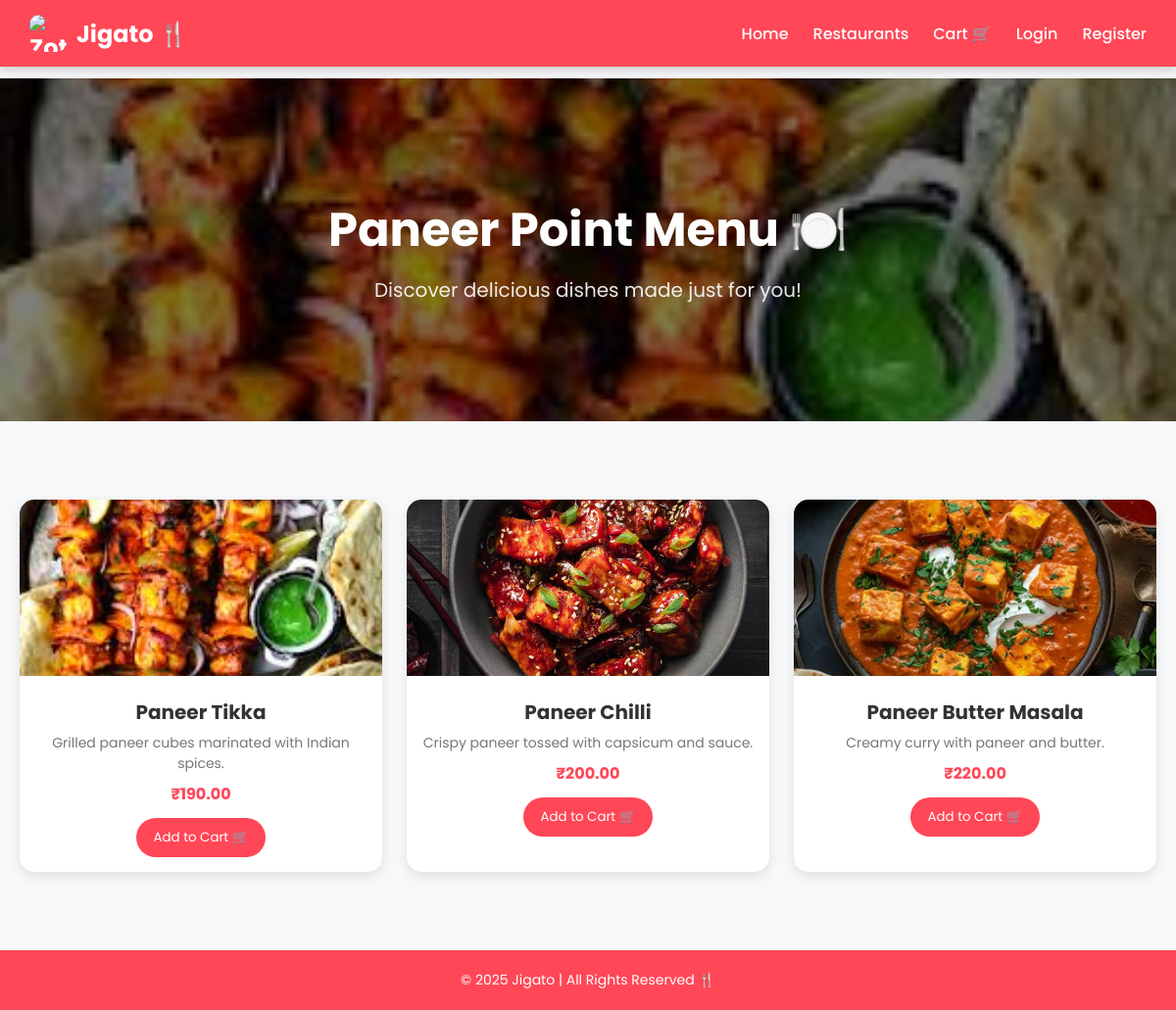
Page /menu.php?restaurant=Paneer+Point on the committed database.
### tables this page shows
CREATE TABLE `restaurants` (
  `id` int(11) NOT NULL,
  `name` varchar(255) NOT NULL,
  `cuisine` varchar(255) DEFAULT NULL,
  `image` varchar(255) DEFAULT NULL
);

CREATE TABLE `menu` (
  `id` int(11) NOT NULL,
  `restaurant_id` int(11) NOT NULL,
  `name` varchar(255) NOT NULL,
  `description` text DEFAULT NULL,
  `price` decimal(10,2) DEFAULT NULL,
  `image` varchar(255) DEFAULT NULL
);

### menu.php (the view, shortened to what this page needs)
<?php
include('config.php');
$restaurant_name = $_GET['restaurant'] ?? '';
$stmt = $conn->prepare("SELECT id, name, image FROM restaurants WHERE name = ?");
$stmt->bind_param("s", $restaurant_name);
$stmt->execute();
$restaurant_result = $stmt->get_result();
$restaurant = $restaurant_result->fetch_assoc();
$restaurant_id = $restaurant['id'];
$menu_stmt = $conn->prepare("SELECT * FROM menu WHERE restaurant_id = ?");
$menu_stmt->bind_param("i", $restaurant_id);
$menu_stmt->execute();
$menu_items = $menu_stmt->get_result();
$menu_images = [];
while ($row = $menu_items->fetch_assoc()) {
    if (!empty($row['image'])) {
        $menu_images[] = htmlspecialchars($row['image']);
    }
}
$menu_stmt->execute();
$menu_items = $menu_stmt->get_result();
$current_page = basename($_SERVER['PHP_SELF']);
?>
<!DOCTYPE html>
<html lang="en">
<head>
</head>
<body>
<nav class="navbar">
    <a href="index.php" class="logo">
        <img src="https://cdn-icons-png.flaticon.com/512/3595/3595455.png" alt="Zotato Logo">
        Jigato 🍴
    </a>
    <ul class="nav-links">
        <li><a href="index.php" class="<?= $current_page == 'index.php' ? 'active' : '' ?>">Home</a></li>
        <li><a href="restaurants.php" class="<?= $current_page == 'restaurants.php' ? 'active' : '' ?>">Restaurants</a></li>
        <li><a href="cart.php" class="<?= $current_page == 'cart.php' ? 'active' : '' ?>">Cart 🛒</a></li>
        <?php if (isset($_SESSION["user_id"])): ?>
            <li><a href="profil.php">Hi, <?= htmlspecialchars($_SESSION["name"]); ?></a></li>
            <li>
                <form method="post" action="logout.php" style="display:inline;">
                    <button type="submit">Logout</button>
                </form>
            </li>
        <?php else: ?>
            <li><a href="login.php" class="<?= $current_page == 'login.php' ? 'active' : '' ?>">Login</a></li>
            <li><a href="register.php" class="<?= $current_page == 'register.php' ? 'active' : '' ?>">Register</a></li>
        <?php endif; ?>
    </ul>
</nav>
<header class="header">
    <?php foreach ($menu_images as $i => $img): ?>
        <div class="bg-image <?= $i === 0 ? 'active' : ''; ?>" style="background-image:url('<?= $img; ?>')"></div>
    <?php endforeach; ?>
    <div class="header-content">
        <h1><?= htmlspecialchars($restaurant['name']); ?> Menu 🍽️</h1>
        <p>Discover delicious dishes made just for you!</p>
    </div>
</header>
<div class="container">
    <div class="cards">
        <?php if ($menu_items->num_rows > 0): ?>
            <?php while ($item = $menu_items->fetch_assoc()): ?>
                <div class="card">
                    <img src="<?= htmlspecialchars($item['image']); ?>" alt="<?= htmlspecialchars($item['name']); ?>">
                    <div class="card-content">
                        <h3><?= htmlspecialchars($item['name']); ?></h3>
                        <p><?= htmlspecialchars($item['description']); ?></p>
                        <span class="price">₹<?= htmlspecialchars($item['price']); ?></span>
                        <form method="post">
                            <button type="submit" name="add_to_cart" class="add-btn">Add to Cart 🛒</button>
                        </form>
                    </div>
                </div>
            <?php endwhile; ?>
        <?php else: ?>
            <p>No items found for this restaurant.</p>
        <?php endif; ?>
    </div>
</div>
<footer>
    <p>&copy; 2025 Jigato | All Rights Reserved 🍴</p>
</footer>
</body>
</html>

### menu.php (style rules this page uses)
* { margin: 0; padding: 0; box-sizing: border-box; font-family: 'Poppins', sans-serif; }
body { background: #f7f8fa; overflow-x: hidden; }
.navbar { position: fixed; top: 0; left: 0; width: 100%; background: #ff4757; display: flex; justify-content: space-between; align-items: center; padding: 15px 30px; color: #fff; box-shadow: 0 3px 10px rgba(0,0,0,0.2); z-index: 10; }
.navbar .logo { display: flex; align-items: center; gap: 10px; font-size: 24px; font-weight: bold; color: #fff; text-decoration: none; }
.navbar img { width: 38px; height: 38px; border-radius: 10px; object-fit: cover; }
.nav-links { list-style: none; display: flex; align-items: center; gap: 25px; }
.nav-links li a, .nav-links li form button { position: relative; color: white; text-decoration: none; font-weight: 500; background: none; border: none; cursor: pointer; font-size: 16px; padding: 8px 0; transition: color 0.3s ease; }
.nav-links li a::after { content: ""; position: absolute; bottom: -4px; left: 50%; width: 0; height: 2px; background: #fff; transform: translateX(-50%); transition: width 0.3s ease; }
.header { margin-top: 80px; position: relative; height: 350px; display: flex; align-items: center; justify-content: center; text-align: center; color: #fff; overflow: hidden; }
.bg-image { position: absolute; top: 0; left: 0; width: 100%; height: 100%; background-size: cover; background-position: center center; transition: opacity 1.5s ease-in-out; opacity: 0; }
.bg-image.active { opacity: 1; }
.header::after { content: ""; position: absolute; top: 0; left: 0; width: 100%; height: 100%; background: rgba(0,0,0,0.5); z-index: 1; }
.header-content { position: relative; z-index: 2; }
.header h1 { font-size: 48px; margin-bottom: 10px; }
.header p { font-size: 20px; opacity: 0.9; }
.container { max-width: 1200px; margin: 60px auto; padding: 20px; }
.cards { display: grid; grid-template-columns: repeat(auto-fit, minmax(260px, 1fr)); gap: 25px; }
.card { background: white; border-radius: 15px; box-shadow: 0 4px 12px rgba(0,0,0,0.1); overflow: hidden; transition: all 0.3s ease; }
.card img { width: 100%; height: 180px; object-fit: cover; transition: transform 0.3s ease; }
.card-content { padding: 15px; text-align: center; }
.card-content h3 { color: #333; font-size: 20px; margin-bottom: 6px; }
.card-content p { color: #777; font-size: 14px; margin-bottom: 8px; }
.price { font-weight: bold; color: #ff4757; margin-bottom: 12px; display: block; }
.add-btn { background: #ff4757; border: none; color: white; padding: 10px 18px; border-radius: 25px; cursor: pointer; transition: background 0.3s, transform 0.3s; }
footer { background-color: #ff4757; color: white; padding: 20px; text-align: center; font-size: 14px; margin-top: 60px; }

### rows in the picture
restaurants: name "Paneer Point"
menu: image (picture), name "Paneer Tikka", description "Grilled paneer cubes marinated with Indian spices.", price "190.00"
menu: image (picture), name "Paneer Chilli", description "Crispy paneer tossed with capsicum and sauce.", price "200.00"
menu: image (picture), name "Paneer Butter Masala", description "Creamy curry with paneer and butter.", price "220.00"
